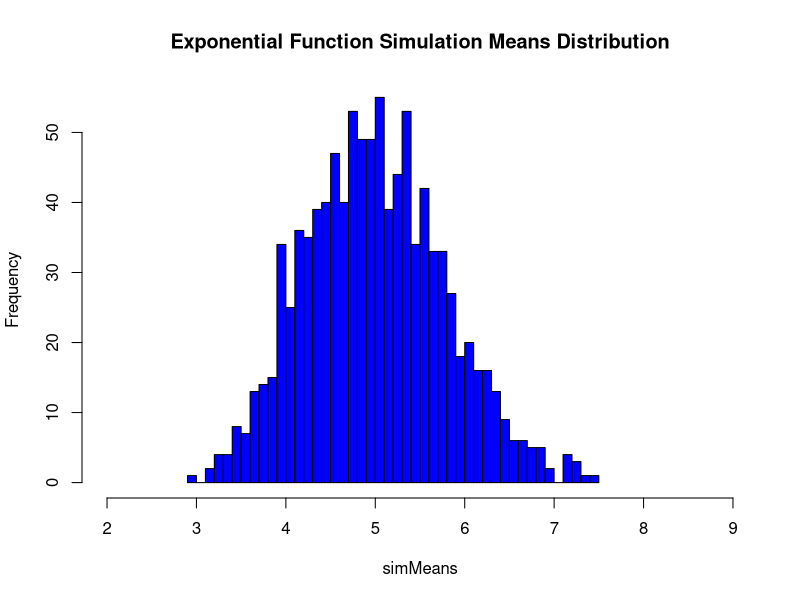
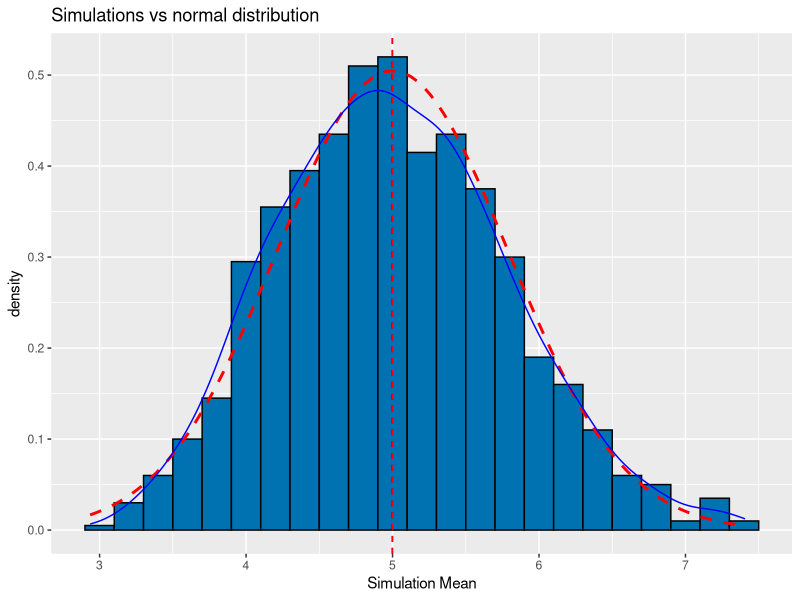

Source code (R) for these figures, in order:
## ---- chunk 1
knitr::opts_chunk$set(echo = TRUE)
## ---- chunk 2
ECHO=TRUE
set.seed(25)
lambda = 0.2
exponentials = 40
## ---- chunk 3
simMeans = NULL
for (i in 1 : 1000) simMeans = c(simMeans, mean(rexp(exponentials, lambda)))
## ---- chunk 4
mean(simMeans)
## ---- chunk 5
hist(simMeans, breaks=40, xlim = c(2,9), main="Exponential Function Simulation Means Distribution", col = "blue")
## ---- chunk 6
lambda^-1
theoretical.mean<-lambda^-1
## ---- chunk 7
abs(mean(simMeans)-lambda^-1)
## ---- chunk 8
abs((((mean(simMeans)-(lambda^-1))/(mean(simMeans)))*100))
## ---- chunk 9
var(simMeans)
## ---- chunk 10
(lambda * sqrt(exponentials))^-2
## ---- chunk 11
abs(var(simMeans)-(lambda * sqrt(exponentials))^-2)
## ---- chunk 12
abs((((var(simMeans)-(lambda * sqrt(exponentials))^-2))/(var(simMeans)))*100)
## ---- chunk 13
library(ggplot2)
dist<-ggplot(data.frame(y=simMeans), aes(x=y)) + 
  geom_histogram(aes(y=..density..), binwidth=0.2, fill="#0072B2", 
                 color="black") +
  stat_function(fun = dnorm, color = "red", linetype = "dashed", size = 1, 
                  args = list(mean = lambda^-1, sd=(lambda*sqrt(exponentials))^-1), 
                size=2) +
  geom_vline(xintercept=mean(simMeans), colour="blue", linetype="dashed") +   
geom_vline(xintercept=theoretical.mean, colour="red", linetype="dashed") +
  geom_density(alpha=.2, color = "blue") +
  
  labs(title="Simulations vs normal distribution", x="Simulation Mean")
dist
